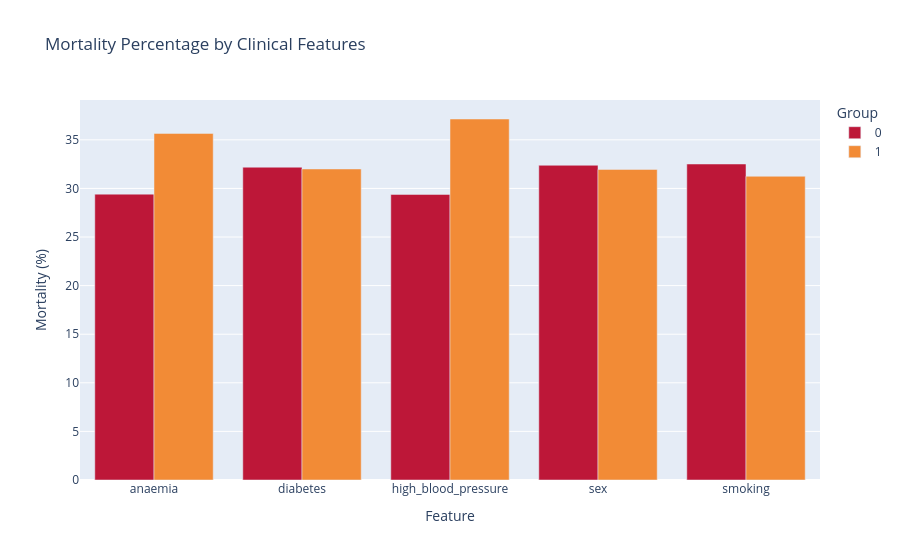

The cell this chart's notebook holds for it:
### Code cell
clinical_features = [
    "anaemia", "diabetes",
    "high_blood_pressure", "sex", "smoking"
]

mortality_data = []

for feature in clinical_features:
    grouped = df.groupby(feature)["DEATH_EVENT"].agg(["sum", "count"])

    for group, row in grouped.iterrows():
        mortality_data.append({
            "Feature": feature,
            "Group": str(group),
            "Mortality (%)": row["sum"] / row["count"] * 100,
            "Patients": row["count"]
        })

mortality_df = pd.DataFrame(mortality_data)

fig = px.bar(
    mortality_df,
    x="Feature",
    y="Mortality (%)",
    color="Group",
    barmode="group",
    hover_data=["Patients"],
    title="Mortality Percentage by Clinical Features",
    color_discrete_sequence=["#BD1738", "#F28B36"]
)
fig.show()

display(mortality_df)

### Figure 1 — Plotly figure (JSON) as saved in the notebook; plotly's stock layout.template omitted (floating-point values rounded to 4 significant figures)
{"data": [{"alignmentgroup": "True", "customdata": [[170], [174], [194], [105], [203]], "hovertemplate": "Group=0<br>Feature=%{x}<br>Mortality (%)=%{y}<br>Patients=%{customdata[0]}<extra></extra>", "legendgroup": "0", "marker": {"color": "#BD1738", "pattern": {"shape": ""}}, "name": "0", "offsetgroup": "0", "orientation": "v", "showlegend": true, "textposition": "auto", "type": "bar", "x": ["anaemia", "diabetes", "high_blood_pressure", "sex", "smoking"], "xaxis": "x", "y": [29.41, 32.18, 29.38, 32.38, 32.51], "yaxis": "y"}, {"alignmentgroup": "True", "customdata": [[129], [125], [105], [194], [96]], "hovertemplate": "Group=1<br>Feature=%{x}<br>Mortality (%)=%{y}<br>Patients=%{customdata[0]}<extra></extra>", "legendgroup": "1", "marker": {"color": "#F28B36", "pattern": {"shape": ""}}, "name": "1", "offsetgroup": "1", "orientation": "v", "showlegend": true, "textposition": "auto", "type": "bar", "x": ["anaemia", "diabetes", "high_blood_pressure", "sex", "smoking"], "xaxis": "x", "y": [35.66, 32.0, 37.14, 31.96, 31.25], "yaxis": "y"}], "layout": {"barmode": "group", "legend": {"title": {"text": "Group"}, "tracegroupgap": 0}, "title": {"text": "Mortality Percentage by Clinical Features"}, "xaxis": {"anchor": "y", "domain": [0, 1], "title": {"text": "Feature"}}, "yaxis": {"anchor": "x", "domain": [0, 1], "title": {"text": "Mortality (%)"}}}}
